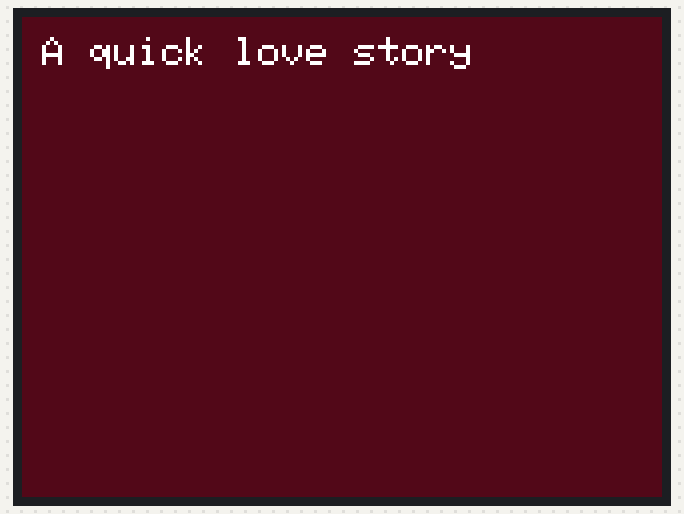
Recording of a sketch running on a simulated ESP32. Parts: 320×240 colour display. Random numbers use the default seed unless the sketch sets one.

Above: at 0.3 s.
At 5.1 s:
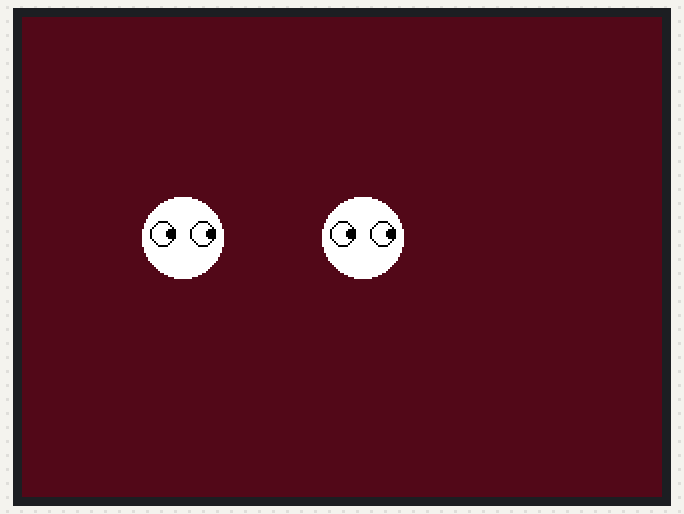
At 13.5 s:
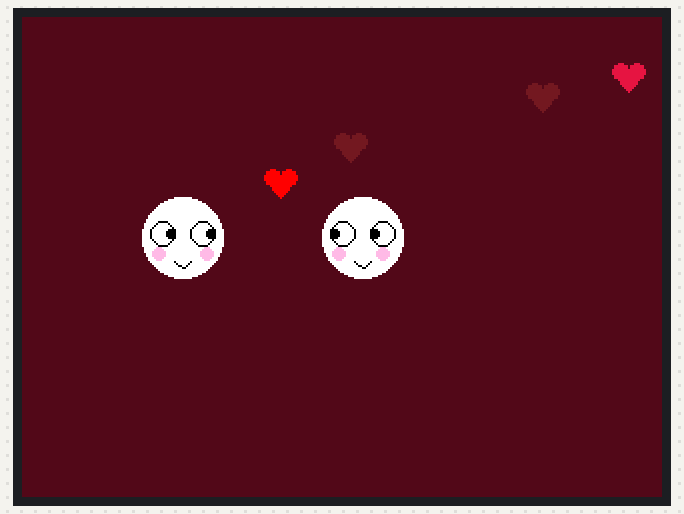
At 16.5 s:
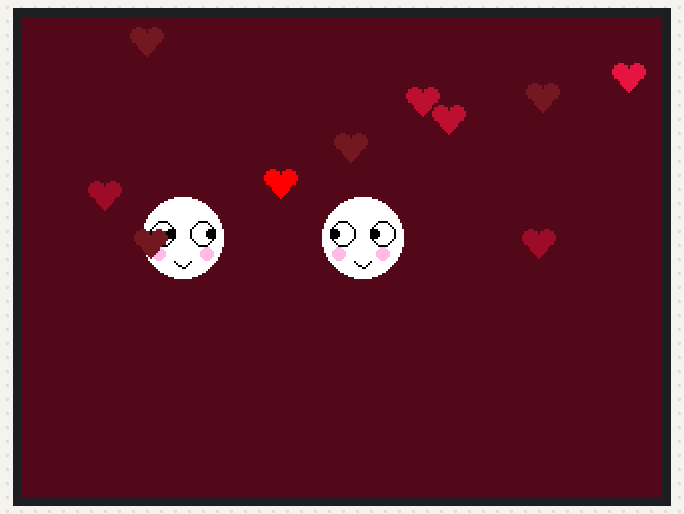
At 22.0 s:
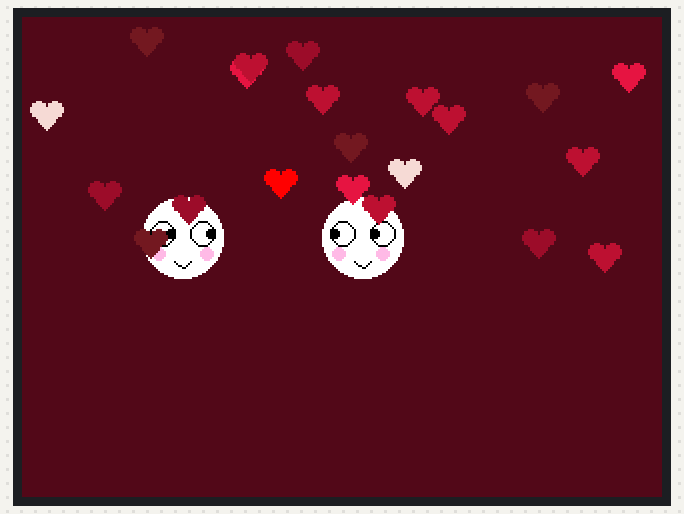
At 33.0 s:
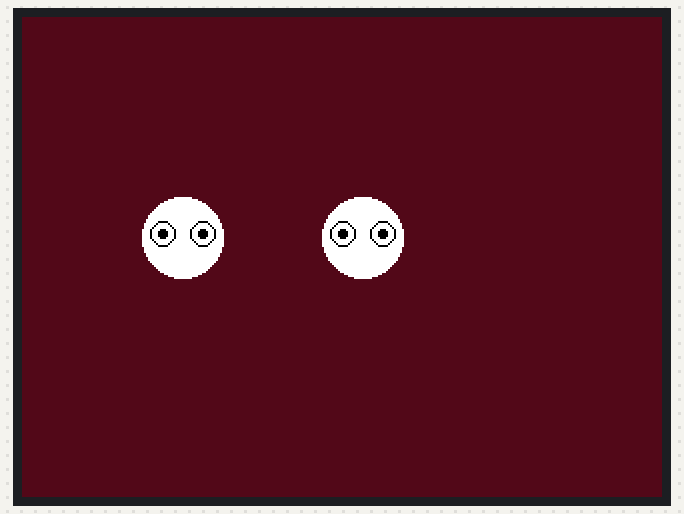

The sketch:

random_hearts.ino
```cpp
/*
 * Project Name: Fall...ing Love
 * Description: This program draws a little love story between two characters.
 * When the chracters lock eyes, random hearts generate in the background.
 * Author: Mila Lin Tabach
 * UNI: ml4851
 * Date: 9/28/2024
 * Hardware: LillyTT GO esp32
 */

#include <TFT_eSPI.h>
#include <SPI.h>
#include <stdlib.h>

TFT_eSPI tft = TFT_eSPI();


void setup() {
    tft.init();
    tft.setRotation(1);   //  landscape
    randomSeed(analogRead(0));  // seed to random number
    tft.fillScreen(0x5043);  // background color - maroon
  }

void loop() {
    title();
    fallingInLove();
}


/*
 * Function: title()
 * -------------------
 * Draws the title and erases it
 *
 * Parameters:
 * Returns:
 * - void
 */
void title(){
  tft.setTextWrap(true);
  tft.setTextSize(2);
  tft.setCursor(10, 10); // 10 of the origin
  tft.setTextColor(TFT_WHITE);
  tft.setTextFont(1);
  tft.println("A quick love story");
  delay(1300);
  tft.fillRect(5, 5, tft.width(), 30, 0x5043); // erases title
}


/*
 * Function: drawRandomHearts()
 * -------------------
 * Draws hearts with random colors in random positions.
 *
 * Parameters:
 * Returns:
 * - void
 */
void drawRandomHearts() {
    int numHearts = 20; // Number of hearts drawn
    uint16_t colors[] = {0xb886, 0x9865, 0xe0a8, 0xb886, 0xf6da, 0x70c4};

    for (int i = 0; i < numHearts; ++i) {
        int randomX = rand() % (tft.width());
        int randomY = rand() % (tft.height()/2); // The hearts should only appear in the top half to not overlap with the characters
          int randomColorIndex = rand() % (sizeof(colors) / sizeof(colors[0]));

        drawHeart(randomX, randomY, colors[randomColorIndex]);
        delay(500);
    }
}

/*
 * Function: drawHeart()
 * -------------------
 * Draws the title and erases it
 *
 * Parameters:
 * x: x coordinate of the heart
 * y: y coordinate of the heart
 * color: color of the heart
 * Returns:
 * - void
 */
void drawHeart(int x, int y, uint16_t color) {
  tft.fillCircle(x, y, 4, color);
  tft.fillCircle(x + 8, y, 4, color);
  tft.fillTriangle(x - 4, y, x + 12, y, x + 4, y + 10, color);
}


/*
 * Function: person1Foward()
 * -------------------
 * Draws person 1 looking foward
 *
 * Parameters:
 * Returns:
 * - void
 */
void person1Foward() {
  // person 1 is on the right
  tft.fillCircle(170, 110, 20, TFT_WHITE);

  // eye
  tft.fillCircle(160, 108, 6.5, TFT_BLACK);
  tft.fillCircle(160, 108, 5, TFT_WHITE);
  tft.fillCircle(160, 108, 2, TFT_BLACK);

  // eye
  tft.fillCircle(180, 108, 6.5, TFT_BLACK);
  tft.fillCircle(180, 108, 5, TFT_WHITE);
  tft.fillCircle(180, 108, 2, TFT_BLACK);
}

/*
 * Function: person1Middle()
 * -------------------
 * Draws person 1 looking at person 2
 *
 * Parameters:
 * Returns:
 * - void
 */
void person1Middle() {
  // person 1 is on the left
 tft.fillCircle(170, 110, 20, TFT_WHITE);

  // eye
  tft.fillCircle(160, 108, 6.5, TFT_BLACK);
  tft.fillCircle(160, 108, 5, TFT_WHITE);
  tft.fillCircle(156, 108, 2, TFT_BLACK);

  // eye
  tft.fillCircle(180, 108, 6.5, TFT_BLACK);
  tft.fillCircle(180, 108, 5, TFT_WHITE);
  tft.fillCircle(176, 108, 2, TFT_BLACK);
}


/*
 * Function: person1Outside()
 * -------------------
 * Draws person 1 looking at the opposite direction of person 2
 *
 * Parameters:
 * Returns:
 * - void
 */
void person1Outside() {
  // person 1 is on the left
 tft.fillCircle(170, 110, 20, TFT_WHITE);

  // eye
  tft.fillCircle(160, 108, 6.5, TFT_BLACK);
  tft.fillCircle(160, 108, 5, TFT_WHITE);
  tft.fillCircle(164, 108, 2, TFT_BLACK);

  // eye
  tft.fillCircle(180, 108, 6.5, TFT_BLACK);
  tft.fillCircle(180, 108, 5, TFT_WHITE);
  tft.fillCircle(184, 108, 2, TFT_BLACK);
}


/*
 * Function: person2Foward()
 * -------------------
 * Draws person 2 foward
 *
 * Parameters:
 * Returns:
 * - void
 */
void person2Foward() {
  // person 2 is on the right
  tft.fillCircle(80, 110, 20, TFT_WHITE);

  // left eye
  tft.fillCircle(90, 108, 6.5, TFT_BLACK);
  tft.fillCircle(90, 108, 5, TFT_WHITE);
  tft.fillCircle(90, 108, 2, TFT_BLACK);

  // right eye
  tft.fillCircle(70, 108, 6.5, TFT_BLACK);
  tft.fillCircle(70, 108, 5, TFT_WHITE);
  tft.fillCircle(70, 108, 2, TFT_BLACK);
}

/*
 * Function: person2Middle()
 * -------------------
 * Draws person 2 looking at person 1
 *
 * Parameters:
 * Returns:
 * - void
 */
void person2Middle() {
  // person 2 is on the right
  tft.fillCircle(80, 110, 20, TFT_WHITE);

  // eye
  tft.fillCircle(90, 108, 6.5, TFT_BLACK);
  tft.fillCircle(90, 108, 5, TFT_WHITE);
  tft.fillCircle(94, 108, 2, TFT_BLACK);

  // eye
  tft.fillCircle(70, 108, 6.5, TFT_BLACK);
  tft.fillCircle(70, 108, 5, TFT_WHITE);
  tft.fillCircle(74, 108, 2, TFT_BLACK);
}

/*
 * Function: makeThemFlush()
 * -------------------
 * Draws little pink circles on their cheeks as well as smiles
 *
 * Parameters:
 * Returns:
 * - void
 */
void makeThemFlush(){
  tft.fillCircle(92, 118, 3, 0xfddc);
  tft.fillCircle(68, 118, 3, 0xfddc);
  drawSubtleSmile(80, 122, 8, 2, TFT_BLACK);

  tft.fillCircle(180, 118, 3, 0xfddc);
  tft.fillCircle(158, 118, 3, 0xfddc);
  drawSubtleSmile(170, 122, 8, 2, TFT_BLACK);

}

/*
 * Function: drawSubtleSmile()
 * -------------------
 * Draws u shape on their faces
 *
 * Parameters:
 * Returns:
 * - void
 */
void drawSubtleSmile(int x, int y, int width, int height, uint16_t color) {
  tft.drawLine(x - width/2, y, x - width/4, y + height, color);
  tft.drawLine(x - width/4, y + height, x, y + height + 1, color);
  tft.drawLine(x, y + height + 1, x + width/4, y + height, color);
  tft.drawLine(x + width/4, y + height, x + width/2, y, color);
}

/*
 * Function: drawSubtleSmile()
 * -------------------
 * Call the functions to make them look at each other, flush and smile.
 *
 * Parameters:
 * Returns:
 * - void
 */
void lookingAtEachOther() {
  person1Middle();
  person2Middle();
  delay(200);
  makeThemFlush();
}


/*
 * Function: fallingInLove()
 * -------------------
 * Call other functions telling the story
 *
 * Parameters:
 * Returns:
 * - void
 */
void fallingInLove(){
  // this is just a little story
  person1Foward();
  person2Foward();
  delay(1000);
  person2Middle();
  delay(500);
  person1Middle();
  delay(2000);
  person1Outside();
  delay(2500);
  person2Foward();
  person1Middle();
  delay(800);
  person1Foward();
  delay(900);
  person2Middle();
  person1Outside();
  delay(700);
  person1Foward();
  person2Foward();
  delay(2000);
  lookingAtEachOther();
  drawHeart(125, 80, 0xf800);
  delay(300);
  drawRandomHearts();
  delay(700);
  tft.fillScreen(0x5043);
}
```

Measured:
- what the display in image 0 shows lasts 1.3 s, from 0.2 s to 1.5 s
- what the display in image 1 shows lasts 2.6 s, from 5.0 s to 7.6 s
- what the display in image 3 shows lasts 0.5 s, from 16.5 s to 17.0 s
- what the display in image 4 shows lasts 1.2 s, from 22.0 s to 23.2 s
- what the display in image 5 shows lasts 2.0 s, from 33.0 s to 35.0 s
